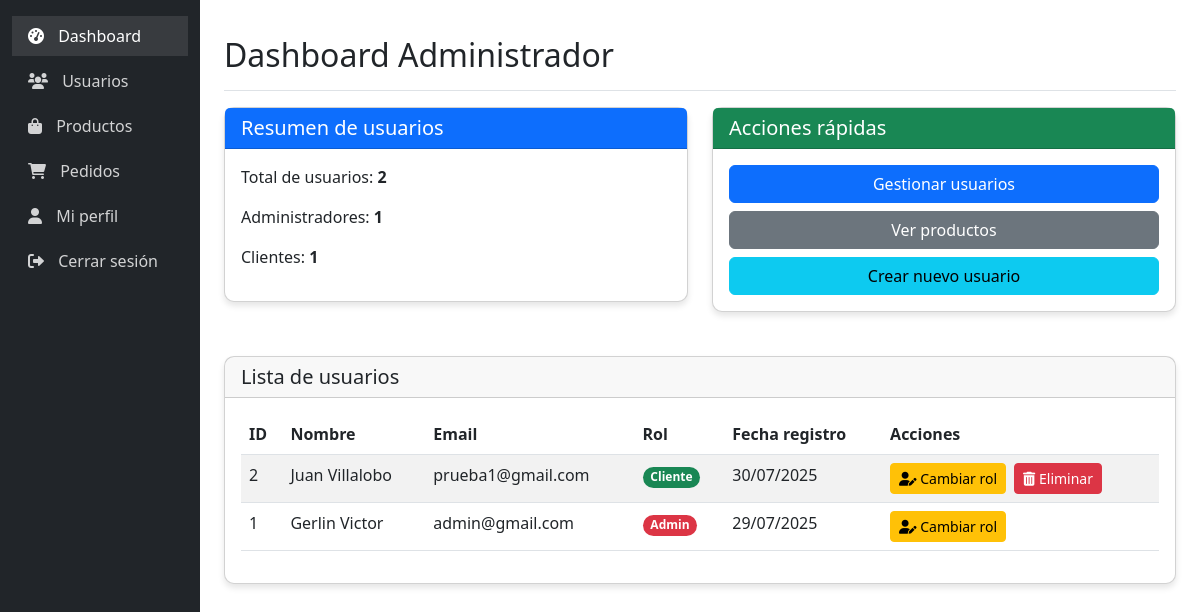
/store/admin/dashboard.php (signed in), run on the app's committed database.
### tables this page shows
CREATE TABLE `usuarios` (
  `id` int(11) NOT NULL,
  `nombre` varchar(100) NOT NULL,
  `email` varchar(100) NOT NULL,
  `password` varchar(255) NOT NULL,
  `direccion` text DEFAULT NULL,
  `telefono` varchar(20) DEFAULT NULL,
  `rol` enum('admin','cliente') DEFAULT 'cliente',
  `fecha_registro` timestamp NOT NULL DEFAULT current_timestamp()
);

### store/admin/dashboard.php (the view, shortened to what this page needs)
<?php
require_once '../config.php';
$stmt = $conn->prepare("SELECT * FROM usuarios ORDER BY fecha_registro DESC");
$stmt->execute();
$usuarios = $stmt->fetchAll(PDO::FETCH_ASSOC);
?>
<!DOCTYPE html>
<html lang="es">
<head>
    <link href="https://cdn.jsdelivr.net/npm/bootstrap@5.3.0/dist/css/bootstrap.min.css" rel="stylesheet">
    <link rel="stylesheet" href="https://cdnjs.cloudflare.com/ajax/libs/font-awesome/6.0.0/css/all.min.css">
</head>
<body>
    <div class="container-fluid">
        <div class="row">
            <div class="col-md-3 col-lg-2 d-md-block sidebar bg-dark collapse">
                <div class="position-sticky pt-3">
                    <ul class="nav flex-column">
                        <li class="nav-item">
                            <a class="nav-link active" href="dashboard.php">
                                <i class="fas fa-tachometer-alt"></i> Dashboard
                            </a>
                        </li>
                        <li class="nav-item">
                            <a class="nav-link" href="usuarios.php">
                                <i class="fas fa-users"></i> Usuarios
                            </a>
                        </li>
                        <li class="nav-item">
                            <a class="nav-link" href="productos.php">
                                <i class="fas fa-shopping-bag"></i> Productos
                            </a>
                        </li>
                        <li class="nav-item">
                            <a href="pedidos.php" class="nav-link">
                                <i class="fas fa-shopping-cart"></i> Pedidos
                            </a>
                        </li>
                        <li class="nav-item">
                            <a class="nav-link" href="../perfil.php">
                                <i class="fas fa-user"></i> Mi perfil
                            </a>
                        </li>
                        <li class="nav-item">
                            <a class="nav-link" href="../logout.php">
                                <i class="fas fa-sign-out-alt"></i> Cerrar sesión
                            </a>
                        </li>
                    </ul>
                </div>
            </div>
            <main class="col-md-9 ms-sm-auto col-lg-10 px-md-4 main-content">
                <div class="d-flex justify-content-between flex-wrap flex-md-nowrap align-items-center pt-3 pb-2 mb-3 border-bottom">
                    <h1 class="h2">Dashboard Administrador</h1>
                </div>
                <div class="row">
                    <div class="col-md-6">
                        <div class="card">
                            <div class="card-header bg-primary text-white">
                                <h5 class="card-title mb-0">Resumen de usuarios</h5>
                            </div>
                            <div class="card-body">
                                <?php
                                $total_usuarios = count($usuarios);
                                $total_admins = 0;
                                $total_clientes = 0;
                                foreach($usuarios as $usuario) {
                                    if($usuario['rol'] == 'admin') {
                                        $total_admins++;
                                    } else {
                                        $total_clientes++;
                                    }
                                }
                                ?>
                                <p>Total de usuarios: <strong><?php echo $total_usuarios; ?></strong></p>
                                <p>Administradores: <strong><?php echo $total_admins; ?></strong></p>
                                <p>Clientes: <strong><?php echo $total_clientes; ?></strong></p>
                            </div>
                        </div>
                    </div>
                    <div class="col-md-6">
                        <div class="card">
                            <div class="card-header bg-success text-white">
                                <h5 class="card-title mb-0">Acciones rápidas</h5>
                            </div>
                            <div class="card-body">
                                <div class="d-grid gap-2">
                                    <a href="usuarios.php" class="btn btn-primary">Gestionar usuarios</a>
                                    <a href="productos.php" class="btn btn-secondary">Ver productos</a>
                                    <a href="crear_usuario.php" class="btn btn-info">Crear nuevo usuario</a>
                                </div>
                            </div>
                        </div>
                    </div>
                </div>
                <div class="card mt-4">
                    <div class="card-header">
                        <h5 class="card-title mb-0">Lista de usuarios</h5>
                    </div>
                    <div class="card-body">
                        <div class="table-responsive">
                            <table class="table table-striped table-hover">
                                <thead>
                                    <tr>
                                        <th>ID</th>
                                        <th>Nombre</th>
                                        <th>Email</th>
                                        <th>Rol</th>
                                        <th>Fecha registro</th>
                                        <th>Acciones</th>
                                    </tr>
                                </thead>
                                <tbody>
                                    <?php foreach($usuarios as $usuario): ?>
                                        <tr>
                                            <td><?php echo $usuario['id']; ?></td>
                                            <td><?php echo $usuario['nombre']; ?></td>
                                            <td><?php echo $usuario['email']; ?></td>
                                            <td>
                                                <span class="badge rounded-pill <?php echo $usuario['rol'] == 'admin' ? 'bg-danger' : 'bg-success'; ?>">
                                                    <?php echo ucfirst($usuario['rol']); ?>
                                                </span>
                                            </td>
                                            <td><?php echo date('d/m/Y', strtotime($usuario['fecha_registro'])); ?></td>
                                            <td>
                                                <div class="d-flex gap-2">
                                                    <button class="btn btn-sm btn-warning" data-bs-toggle="modal" data-bs-target="#modalRol<?php echo $usuario['id']; ?>">
                                                        <i class="fas fa-user-edit"></i> Cambiar rol
                                                    </button>
                                                    <?php if($usuario['id'] != $_SESSION['usuario_id']): ?>
                                                        <a href="dashboard.php?eliminar=<?php echo $usuario['id']; ?>" class="btn btn-sm btn-danger" onclick="return confirm('¿Estás seguro de eliminar este usuario?')">
                                                            <i class="fas fa-trash-alt"></i> Eliminar
                                                        </a>
                                                    <?php endif; ?>
                                                </div>
                                            </td>
                                        </tr>
                                    <?php endforeach; ?>
                                </tbody>
                            </table>
                        </div>
                    </div>
                </div>
            </main>
        </div>
    </div>
</body>
</html>

### store/admin/dashboard.php (style rules this page uses)
.sidebar { min-height: 100vh; background-color: #212529; color: white; }
.sidebar .nav-link { color: rgba(255, 255, 255, 0.8); margin-bottom: 5px; }
.sidebar .nav-link:hover, .sidebar .nav-link.active { color: white; background-color: rgba(255, 255, 255, 0.1); }
.sidebar .nav-link i { margin-right: 10px; }
.main-content { padding: 20px; }
.card { border-radius: 10px; box-shadow: 0 4px 6px rgba(0, 0, 0, 0.1); margin-bottom: 20px; }
.table-responsive { overflow-x: auto; }

### data on the page
usuarios: id "2", nombre "Juan Villalobo", email "prueba1@gmail.com", rol "Cliente", fecha_registro "30/07/2025"
usuarios: id "1", nombre "Gerlin Victor", email "admin@gmail.com", rol "Admin", fecha_registro "29/07/2025"

### other printed values
$total_usuarios "2"
$total_admins "1"
$total_clientes "1"
